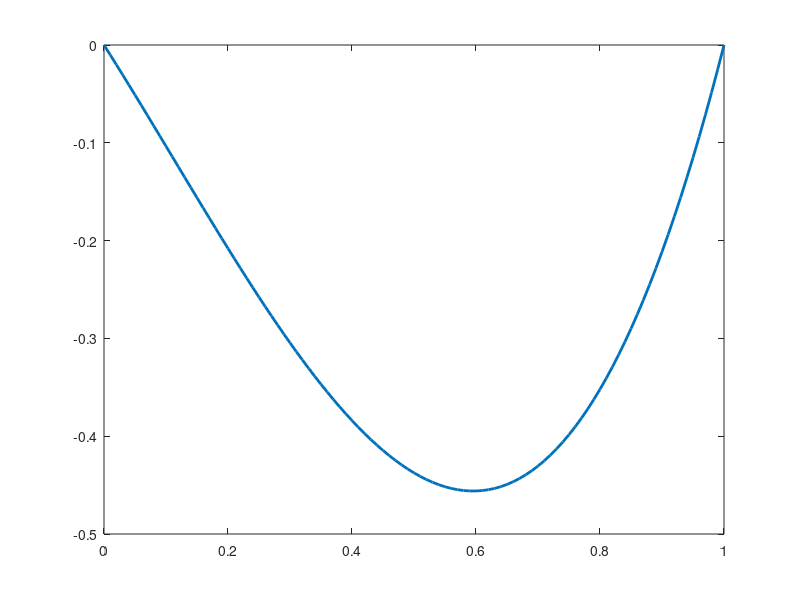

This figure's MATLAB source:
N = 100;
a = 0.5;
b = 4;
c = 1;
P = zeros(1,101);
for l = 0:1:100
    x = l/100;
    P(l+1) = x*(1-x)*(a*(b-c)*x-c*(1-x)-x*b)
    X(l+1) = x + P(l+1);

end
plot((0:1:100)/100,P, 'LineWidth', 2);
hold on